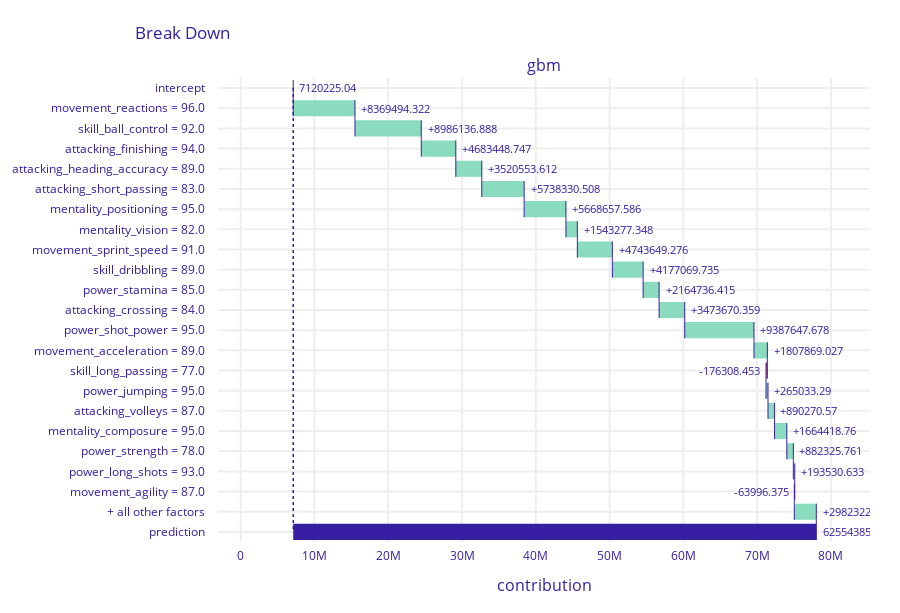

The notebook cell saved with this chart:
### Code cell
fifa_pp_gbm = fifa_gbm_exp.predict_parts(cr7, type='break_down')
fifa_pp_gbm.plot(max_vars = 20)

### Figure 1 — Plotly figure (JSON) as saved in the notebook; plotly's stock layout.template omitted (floating-point values rounded to 4 significant figures)
{"data": [{"base": 7120000.0, "connector": {"line": {"color": "#371ea3", "dash": "solid", "width": 1}, "mode": "spanning"}, "decreasing": {"marker": {"color": "#f05a71"}}, "hoverinfo": "text+delta", "hoverlabel": {"bgcolor": "rgba(0,0,0,0.8)"}, "hovertext": ["Average response: 7120225.04<br>Prediction: 62554385.712", "movement_reactions = 96.0<br>increases average response by", "skill_ball_control = 92.0<br>increases average response by", "attacking_finishing = 94.0<br>increases average response by", "attacking_heading_accuracy = 89.0<br>increases average response by", "attacking_short_passing = 83.0<br>increases average response by", "mentality_positioning = 95.0<br>increases average response by", "mentality_vision = 82.0<br>increases average response by", "movement_sprint_speed = 91.0<br>increases average response by", "skill_dribbling = 89.0<br>increases average response by", "power_stamina = 85.0<br>increases average response by", "attacking_crossing = 84.0<br>increases average response by", "power_shot_power = 95.0<br>increases average response by", "movement_acceleration = 89.0<br>increases average response by", "skill_long_passing = 77.0<br>decreases average response by", "power_jumping = 95.0<br>increases average response by", "attacking_volleys = 87.0<br>increases average response by", "mentality_composure = 95.0<br>increases average response by", "power_strength = 78.0<br>increases average response by", "power_long_shots = 93.0<br>increases average response by", "movement_agility = 87.0<br>decreases average response by", "+ all other factors<br>increases average response by", "Average response: 7120225.04<br>Prediction: 62554385.712"], "increasing": {"marker": {"color": "#8bdcbe"}}, "measure": ["relative", "relative", "relative", "relative", "relative", "relative", "relative", "relative", "relative", "relative", "relative", "relative", "relative", "relative", "relative", "relative", "relative", "relative", "relative", "relative", "relative", "relative", "total"], "orientation": "h", "showlegend": false, "text": ["7120225.04", "+8369494.322", "+8986136.888", "+4683448.747", "+3520553.612", "+5738330.508", "+5668657.586", "+1543277.348", "+4743649.276", "+4177069.735", "+2164736.415", "+3473670.359", "+9387647.678", "+1807869.027", "-176308.453", "+265033.29", "+890270.57", "+1664418.76", "+882325.761", "+193530.633", "-63996.375", "+2982322.919", "62554385.712"], "textposition": "outside", "totals": {"marker": {"color": "#371ea3"}}, "type": "waterfall", "x": [0, 8369000.0, 8986000.0, 4683000.0, 3521000.0, 5738000.0, 5669000.0, 1543000.0, 4744000.0, 4177000.0, 2165000.0, 3474000.0, 9388000.0, 1808000.0, -176300.0, 265000.0, 890300.0, 1664000.0, 882300.0, 193500.0, -64000.0, 2982000.0, 55430000.0], "xaxis": "x", "y": ["intercept", "movement_reactions = 96.0", "skill_ball_control = 92.0", "attacking_finishing = 94.0", "attacking_heading_accuracy = 89.0", "attacking_short_passing = 83.0", "mentality_positioning = 95.0", "mentality_vision = 82.0", "movement_sprint_speed = 91.0", "skill_dribbling = 89.0", "power_stamina = 85.0", "attacking_crossing = 84.0", "power_shot_power = 95.0", "movement_acceleration = 89.0", "skill_long_passing = 77.0", "power_jumping = 95.0", "attacking_volleys = 87.0", "mentality_composure = 95.0", "power_strength = 78.0", "power_long_shots = 93.0", "movement_agility = 87.0", "+ all other factors", "prediction"], "yaxis": "y"}], "layout": {"annotations": [{"font": {"size": 16}, "showarrow": false, "text": "gbm", "x": 0.5, "xanchor": "center", "xref": "paper", "y": 1, "yanchor": "bottom", "yref": "paper"}, {"font": {"size": 16}, "showarrow": false, "text": "contribution", "x": 0.5, "xanchor": "center", "xref": "paper", "y": 0, "yanchor": "top", "yref": "paper", "yshift": -30}], "font": {"color": "#371ea3"}, "height": 613, "margin": {"b": 71, "r": 30, "t": 78}, "shapes": [{"line": {"color": "#371ea3", "dash": "dot", "width": 1.5}, "type": "line", "x0": 7120000.0, "x1": 7120000.0, "xref": "x", "y0": 0, "y1": 22, "yref": "y"}], "title": {"text": "Break Down", "x": 0.15}, "xaxis": {"anchor": "y", "automargin": true, "domain": [0, 1], "fixedrange": true, "gridwidth": 2, "range": [-3077000.0, 85300000.0], "tickcolor": "white", "ticklen": 3, "ticks": "outside", "type": "linear", "zeroline": false}, "yaxis": {"anchor": "x", "automargin": true, "autorange": "reversed", "domain": [0, 1], "fixedrange": true, "gridwidth": 2, "tickcolor": "white", "ticklen": 10, "ticks": "outside", "type": "category"}}}
